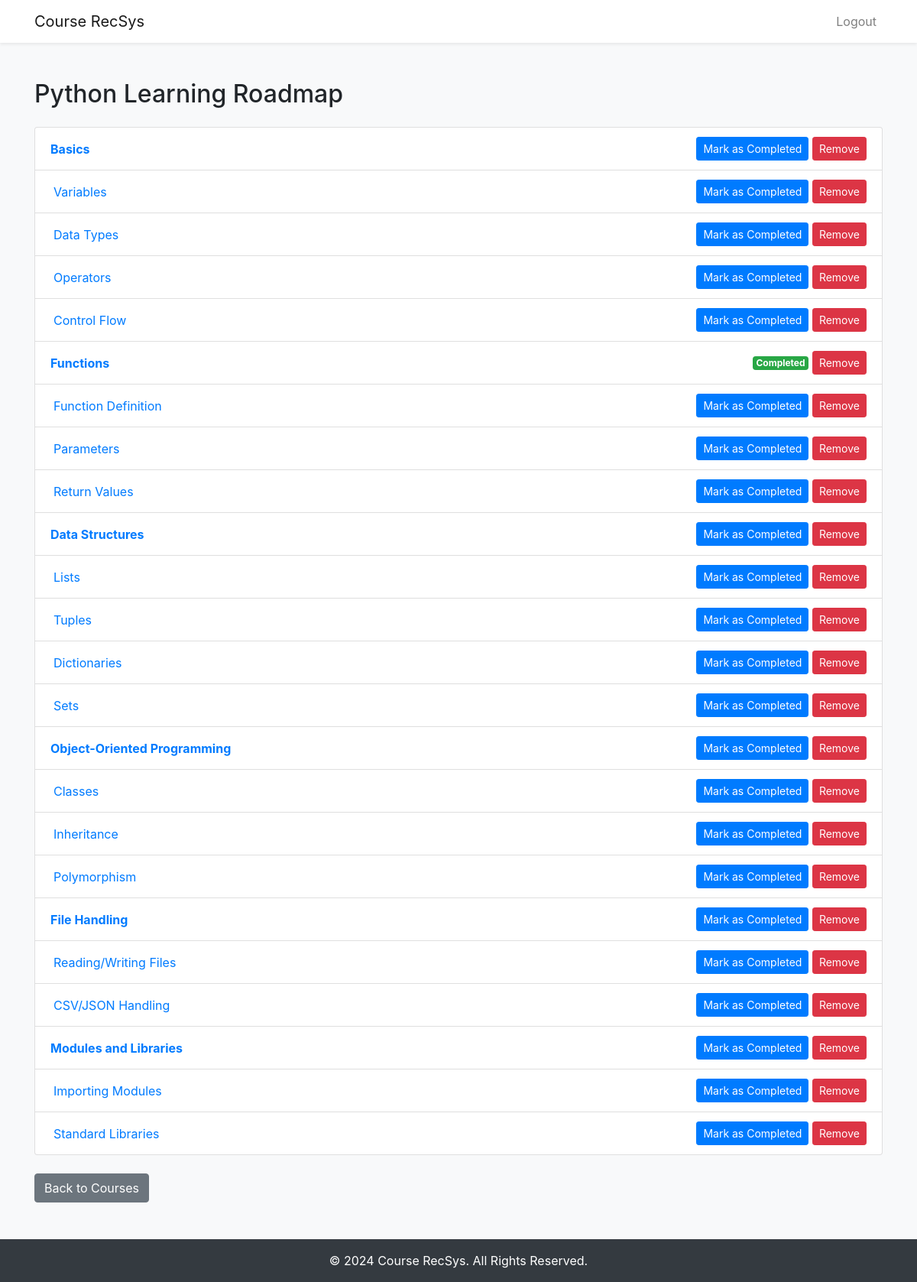
The app's page /roadmap/Python (signed in) with its own data.
### app.py (models this page shows)
class Roadmap(db.Model):
    id = db.Column(db.Integer, primary_key=True)
    user_id = db.Column(db.Integer, db.ForeignKey('user.id'))
    course_name = db.Column(db.String(150), nullable=False)
    topic = db.Column(db.String(150), nullable=False)  # Main topic
    subtopic = db.Column(db.String(150), nullable=True)  # Subtopic
    completed = db.Column(db.Boolean, default=False)

### app.py (the view)
@app.route('/roadmap/<course_name>', methods=['GET', 'POST'])
@login_required
def roadmap(course_name):
    course_topics = topics.get(course_name, {})
    if request.method == 'POST':
        topic = request.form['topic']
        new_topic = Roadmap(user_id=current_user.id, course_name=course_name, topic=topic, completed=False)
        db.session.add(new_topic)
        db.session.commit()
    roadmap = Roadmap.query.filter_by(user_id=current_user.id, course_name=course_name).all()
    return render_template('roadmap_page.html', course_name=course_name, course_topics=course_topics, roadmap=roadmap)

### app.py (called while the page is built)
@login_manager.user_loader
def load_user(user_id):
    return db.session.get(User, int(user_id))

### templates/roadmap_page.html (shortened to what this page needs)
<!DOCTYPE html>
<html lang="en">
<head>
    <link href="https://stackpath.bootstrapcdn.com/bootstrap/4.5.2/css/bootstrap.min.css" rel="stylesheet">
</head>
<body class="bg-light">
    <nav class="navbar navbar-expand-lg navbar-light bg-white shadow-sm">
        <div class="container">
            <a class="navbar-brand" href="/">Course RecSys</a>
            <div class="collapse navbar-collapse" id="navbarNav">
                <ul class="navbar-nav ml-auto">
                    <li class="nav-item">
                        <a class="nav-link" href="{{ url_for('logout') }}">Logout</a>
                    </li>
                </ul>
            </div>
        </div>
    </nav>
    <div class="container py-5">
        <h2>{{ course_name }} Learning Roadmap</h2>
        <ul class="list-group mt-4">
            {% for item in roadmap %}
                {% if not item.subtopic %}
                    <li class="list-group-item d-flex justify-content-between align-items-center">
                        <strong>
                            <a href="{{ url_for('module_page', course_name=course_name, topic=item.topic, subtopic=item.topic) }}">
                                {{ item.topic }}
                            </a>
                        </strong>
                        <span>
                            {% if item.completed %}
                                <span class="badge badge-success">Completed</span>
                            {% else %}
                                <form action="{{ url_for('complete_topic', roadmap_id=item.id) }}" method="POST" class="d-inline">
                                    <button type="submit" class="btn btn-sm btn-primary">Mark as Completed</button>
                                </form>
                            {% endif %}
                            <form action="{{ url_for('remove_topic', roadmap_id=item.id) }}" method="POST" class="d-inline">
                                <button type="submit" class="btn btn-sm btn-danger">Remove</button>
                            </form>
                        </span>
                    </li>
                {% else %}
                    <li class="list-group-item pl-4 d-flex justify-content-between align-items-center">
                        <span>
                            <a href="{{ url_for('module_page', course_name=course_name, topic=item.topic, subtopic=item.subtopic) }}">
                                {{ item.subtopic }}
                            </a>
                        </span>
                        <span>
                            {% if item.completed %}
                                <span class="badge badge-success">Completed</span>
                            {% else %}
                                <form action="{{ url_for('complete_topic', roadmap_id=item.id) }}" method="POST" class="d-inline">
                                    <button type="submit" class="btn btn-sm btn-primary">Mark as Completed</button>
                                </form>
                            {% endif %}
                            <form action="{{ url_for('remove_topic', roadmap_id=item.id) }}" method="POST" class="d-inline">
                                <button type="submit" class="btn btn-sm btn-danger">Remove</button>
                            </form>
                        </span>
                    </li>
                {% endif %}
            {% endfor %}
        </ul>
        <a href="/" class="btn btn-secondary mt-4">Back to Courses</a>
    </div>
    <footer class="bg-dark text-white text-center py-3 mt-auto">
        <div class="container">
            <p class="mb-0">© 2024 Course RecSys. All Rights Reserved.</p>
        </div>
    </footer>
</body>
</html>

### records on screen
Roadmap: topic "Basics"
Roadmap: subtopic "Variables"
Roadmap: subtopic "Data Types"
Roadmap: subtopic "Operators"
Roadmap: subtopic "Control Flow"
Roadmap: topic "Functions", completed "Completed"
Roadmap: subtopic "Function Definition"
Roadmap: subtopic "Parameters"
Roadmap: subtopic "Return Values"
Roadmap: topic "Data Structures"
Roadmap: subtopic "Lists"
Roadmap: subtopic "Tuples"
Roadmap: subtopic "Dictionaries"
Roadmap: subtopic "Sets"
Roadmap: topic "Object-Oriented Programming"
Roadmap: subtopic "Classes"
Roadmap: subtopic "Inheritance"
Roadmap: subtopic "Polymorphism"
Roadmap: topic "File Handling"
Roadmap: subtopic "Reading/Writing Files"
Roadmap: subtopic "CSV/JSON Handling"
Roadmap: topic "Modules and Libraries"
Roadmap: subtopic "Importing Modules"
Roadmap: subtopic "Standard Libraries"

### other values on screen
{{ course_name }} "Python"
